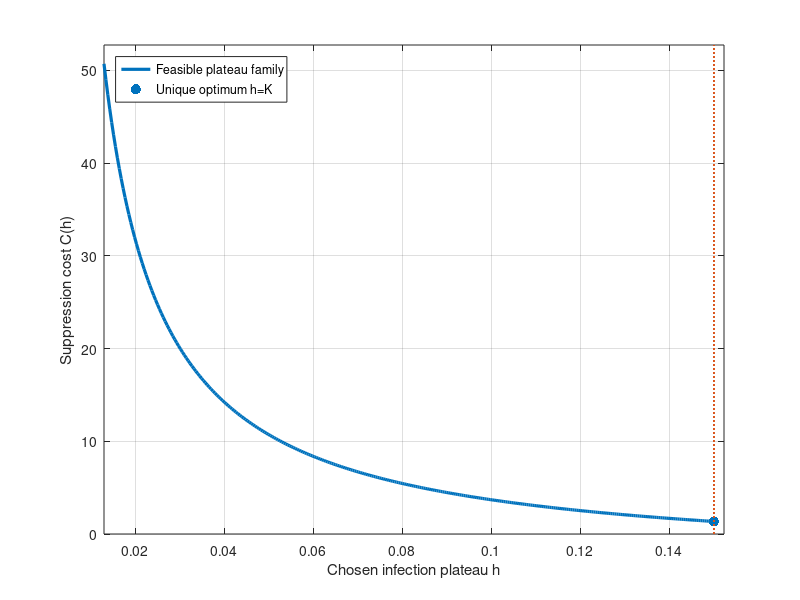

Source code (MATLAB):
function Figure_5_uniqueness_plateau_cost
% Figure 5: cost of feasible plateau policies; the minimum is h=K.

beta1_bar=1.0; q=0.8; gamma=0.3; S0=0.99; I0=0.01; K=0.15;
xh=gamma/beta1_bar; Sh=xh/q;
I_lf=@(S) I0+q.*(S0-S)+(gamma/beta1_bar).*log(S./S0);
h=linspace(I0+0.003,K,320);
C=zeros(size(h));
for j=1:numel(h)
    Sentry=fzero(@(S) I_lf(S)-h(j),[Sh,S0]);
    xentry=q*Sentry;
    C(j)=((beta1_bar/gamma)*(xentry-xh)-log(xentry/xh))/h(j);
end

figure('Color','w','Position',[100 100 900 570]);
plot(h,C,'LineWidth',2.3); hold on;
scatter(K,C(end),55,'filled');
yl=[0,1.04*max(C)];
plot([K,K],yl,':','LineWidth',1.4);
xlabel('Chosen infection plateau h'); ylabel('Suppression cost C(h)');
xlim([h(1),1.015*K]); ylim(yl); grid on; box on;
legend({'Feasible plateau family','Unique optimum h=K'},'Location','northwest');

out=fullfile(fileparts(mfilename('fullpath')),'..','figures','Figure_5_uniqueness_plateau_cost.jpg');
print(gcf,out,'-djpeg','-r300');
fprintf('J*=%.10f\n',C(end));
fprintf('Saved %s\n',out);
end
